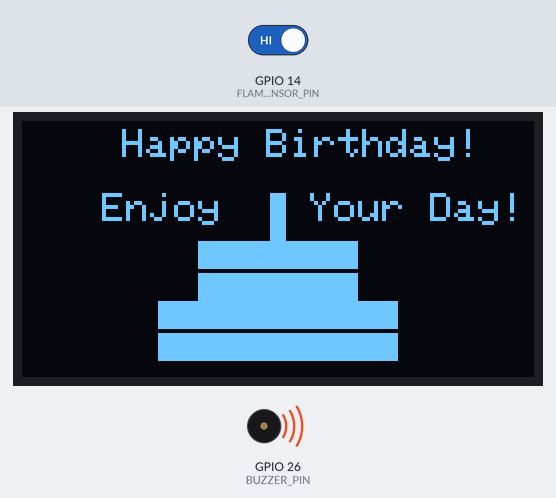
The sketch below on a simulated ESP32. On the bench: 128×64 one-colour display, buzzer (waves = sounding). Inputs (shaded band) come from the test bench; at power-on: GPIO 14 (FLAME_SENSOR_PIN) HIGH.

Above: at 0.1 s.
Timing chart, 0 to 10.7 s (numbered marks = the images above):
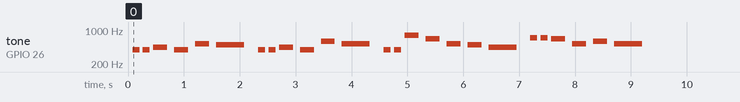

The sketch:

Hbd_Project.ino
```cpp
// ==========================================
// PROJET : Gâteau d'anniversaire interactif
// ==========================================

// --- LES BIBLIOTHÈQUES (Nos boîtes à outils) ---
// Les "#include" permettent d'ajouter des outils créés par d'autres personnes.
// Au lieu de réinventer la roue pour allumer un pixel, on utilise ces outils !
#include <Wire.h>             // Permet à la carte de communiquer avec l'écran.
#include <Adafruit_GFX.h>     // Outils pour dessiner (lignes, rectangles, cercles).
#include <Adafruit_SH110X.h>  // Outils spécifiques pour faire fonctionner notre écran OLED.

// --- CONFIGURATION DE L'ÉCRAN OLED ---
// On définit (avec #define) des mots qui remplaceront des nombres partout dans le code.
#define SCREEN_WIDTH 128      // Largeur de l'écran en pixels
#define SCREEN_HEIGHT 64      // Hauteur de l'écran en pixels
#define OLED_RESET -1         // Broche de réinitialisation (non utilisée ici, donc -1)
#define SCREEN_ADDRESS 0x3C   // "L'adresse postale" de l'écran pour lui envoyer des infos (Parfois 0x3D)

// On crée l'objet "display" (notre écran virtuel dans le code) en lui donnant nos paramètres.
Adafruit_SH1106G display(SCREEN_WIDTH, SCREEN_HEIGHT, &Wire, OLED_RESET);

// --- CONFIGURATION DES BROCHES (Où sont branchés nos composants ?) ---
// Le mot "const" veut dire que ce numéro ne changera jamais pendant le programme.
const int BUZZER_PIN = 26;       // Le buzzer (haut-parleur) est sur la broche 26 pour esp32, Pin 6 pour Arduino Uno/Nano
const int FLAME_SENSOR_PIN = 14; // Le capteur de flamme est sur la broche 14 pour esp32, Pin 7 pour Arduino Uno/Nano

// --- DÉFINITION DES NOTES DE MUSIQUE ---
// Chaque note de musique correspond à une fréquence en Hertz (la vitesse de vibration).
#define NOTE_G4  392
#define NOTE_A4  440
#define NOTE_B4  494
#define NOTE_C5  523
#define NOTE_D5  587
#define NOTE_E5  659
#define NOTE_F5  698
#define NOTE_G5  784

// On stocke la mélodie (Joyeux Anniversaire) dans un "tableau".
// C'est comme une liste de courses, lue de gauche à droite.
int melodie[] = {
  NOTE_G4, NOTE_G4, NOTE_A4, NOTE_G4, NOTE_C5, NOTE_B4,
  NOTE_G4, NOTE_G4, NOTE_A4, NOTE_G4, NOTE_D5, NOTE_C5,
  NOTE_G4, NOTE_G4, NOTE_G5, NOTE_E5, NOTE_C5, NOTE_B4, NOTE_A4,
  NOTE_F5, NOTE_F5, NOTE_E5, NOTE_C5, NOTE_D5, NOTE_C5
};

// Un autre tableau pour la durée de chaque note.
// (4 = noire, 8 = croche, 2 = blanche...)
int dureeNotes[] = {
  8, 8, 4, 4, 4, 2,
  8, 8, 4, 4, 4, 2,
  8, 8, 4, 4, 4, 4, 2,
  8, 8, 4, 4, 4, 2
};

// --- VARIABLE D'ÉTAT (La mémoire du programme) ---
// Un "bool" (booléen) est une variable qui ne peut retenir que deux choses : VRAI (true) ou FAUX (false).
// Au début, la bougie n'est pas soufflée, donc c'est faux (false).
bool bougieSoufflee = false;


// ==========================================
// FONCTION SETUP : LA PRÉPARATION (Lu 1 seule fois au démarrage)
// ==========================================
void setup() {
  // Ouvre un canal de communication avec l'ordinateur (pour lire des messages d'erreur si besoin)
  Serial.begin(115200);

  // On explique à la carte comment utiliser ses broches :
  pinMode(BUZZER_PIN, OUTPUT);       // OUTPUT (Sortie) : La carte envoie du son au buzzer
  pinMode(FLAME_SENSOR_PIN, INPUT);  // INPUT (Entrée) : La carte écoute/lit le capteur de flamme

  // On tente d'allumer l'écran. Si ça rate (! veut dire "NON"), on bloque tout.
  if(!display.begin(SCREEN_ADDRESS, true)) {
    Serial.println(F("Échec OLED")); // Message envoyé à l'ordinateur
    for(;;); // Boucle infinie : le programme s'arrête ici si l'écran ne marche pas.
  }

  // On nettoie l'écran (on efface tout) puis on affiche (display) ce nettoyage.
  display.clearDisplay();
  display.display();
}


// ==========================================
// FONCTION LOOP : L'ACTION PRINCIPALE (Lu en boucle à l'infini)
// ==========================================
void loop() {
  // 1. On va demander au capteur s'il voit du feu.
  // digitalRead lit l'état de la broche : LOW (0, il y a du feu) ou HIGH (1, pas de feu).
  int etatFlamme = digitalRead(FLAME_SENSOR_PIN);

  // ÉTAPE 1 : Si le capteur voit du feu (LOW) ET (&&) que la bougie n'a pas encore été soufflée
  // Le "!" avant bougieSoufflee veut dire "PAS". Donc "si bougieSoufflee est faux".
  if (etatFlamme == LOW && !bougieSoufflee) {
    afficherMessageVoeu(); // On appelle notre fonction qui affiche le texte (voir plus bas)
  }

  // ÉTAPE 2 : Si le capteur NE voit PLUS de feu (HIGH) ET qu'on vient juste de la souffler
  else if (etatFlamme == HIGH && !bougieSoufflee) {
    bougieSoufflee = true; // On change la mémoire : OUI, elle a été soufflée !
                           // Comme ça, on ne relancera pas la musique en boucle.

    afficherGateau(); // On dessine le gâteau
    jouerMusique();   // On joue "Joyeux anniversaire"
  }

  // ÉTAPE 3 : Que se passe-t-il après l'événement ?
  // Si la bougie a bien été soufflée, on fait clignoter un point blanc (flamme virtuelle).
  if (bougieSoufflee) {
    animerFlammeOLED();
  }
}


// ==========================================
// LES FONCTIONS PERSONNALISÉES (Nos mini-programmes)
// ==========================================
// Plutôt que de mettre tout le code complexe dans le "loop", on le range
// dans des blocs nommés "void ...". Ça rend la lecture beaucoup plus claire !

// --- Fonction pour afficher le texte de départ ---
void afficherMessageVoeu() {
  display.clearDisplay();             // 1. On efface l'écran
  display.setTextSize(1);             // 2. On choisit la taille du texte
  display.setTextColor(SH110X_WHITE); // 3. On choisit la couleur (Blanc sur fond noir)

  display.setCursor(25, 20);          // 4. On place le curseur (X horizontal, Y vertical)
  display.println(F("Fais un voeu,"));// 5. On écrit la première phrase

  display.setCursor(0, 35);           // 6. On déplace le curseur plus bas
  display.println(F("et souffle ta bougie!")); // 7. On écrit la suite

  display.display();                  // 8. IMPORTANT : on envoie tout ça à l'écran pour l'afficher !
}

// --- Fonction pour dessiner un beau gâteau d'anniversaire ---
void afficherGateau() {
  display.clearDisplay();

  // Le message de félicitations
  display.setTextSize(1);
  display.setTextColor(SH110X_WHITE);
  display.setCursor(25, 2);
  display.println(F("Happy Birthday!"));

  display.setCursor(20, 18);
  display.println(F("Enjoy"));
  display.setCursor(72, 18);
  display.println(F("Your Day!"));

  // On dessine avec des coordonnées mathématiques (X, Y, Largeur, Hauteur)
  // Base du gâteau (Un rectangle blanc plein, avec une ligne noire pour faire la déco)
  display.fillRect(34, 45, 60, 15, SH110X_WHITE);
  display.drawLine(34, 52, 94, 52, SH110X_BLACK);

  // Étage supérieur (Un peu plus petit)
  display.fillRect(44, 30, 40, 15, SH110X_WHITE);
  display.drawLine(44, 37, 84, 37, SH110X_BLACK);

  // La bougie posée sur le gâteau (Un petit rectangle)
  display.fillRect(62, 18, 4, 12, SH110X_WHITE);

  display.display(); // On affiche le tout !
}

// --- Fonction pour simuler une petite flamme qui clignote ---
void animerFlammeOLED() {
  // On dessine un cercle plein (fillCircle) en X=64, Y=13, de rayon 3.
  display.fillCircle(64, 13, 3, SH110X_WHITE);
  display.display();
  delay(500); // Le programme fait une pause de 500 millisecondes (0.5 seconde)

  // On dessine un cercle noir par-dessus pour "effacer" la flamme
  display.fillCircle(64, 13, 3, SH110X_BLACK);
  display.display();
  delay(300); // Pause de 300 millisecondes
}

// --- Fonction pour jouer la mélodie au buzzer ---
void jouerMusique() {
  // On calcule combien de notes il y a dans la liste (astuce mathématique)
  int nombreDeNotes = sizeof(melodie) / sizeof(melodie[0]);

  // La boucle "for" va se répéter pour chaque note de la musique.
  // Elle commence à i=0, et s'arrête quand on a joué toutes les notes.
  for (int i = 0; i < nombreDeNotes; i++) {

    // On calcule combien de temps doit durer la note
    int duree = 1000 / dureeNotes[i];

    // "tone" fait sonner le buzzer (Sur quelle broche ? Quelle note ? Combien de temps ?)
    tone(BUZZER_PIN, melodie[i], duree);

    // Pour bien séparer les notes, on ajoute une petite pause (1.30 fois la durée de la note)
    int pauseEntreNotes = duree * 1.50;
    delay(pauseEntreNotes);

    // "noTone" coupe le son avant de passer à la note suivante
    noTone(BUZZER_PIN);
  }
}
```

Measured:
- by itself, tone on GPIO 26 (BUZZER_PIN): plays 392 Hz for 0.12 s, 392 Hz for 0.12 s, 440 Hz for 0.25 s, 392 Hz for 0.25 s, 523 Hz for 0.25 s, 494 Hz for 0.50 s … (25 notes in this stretch)
